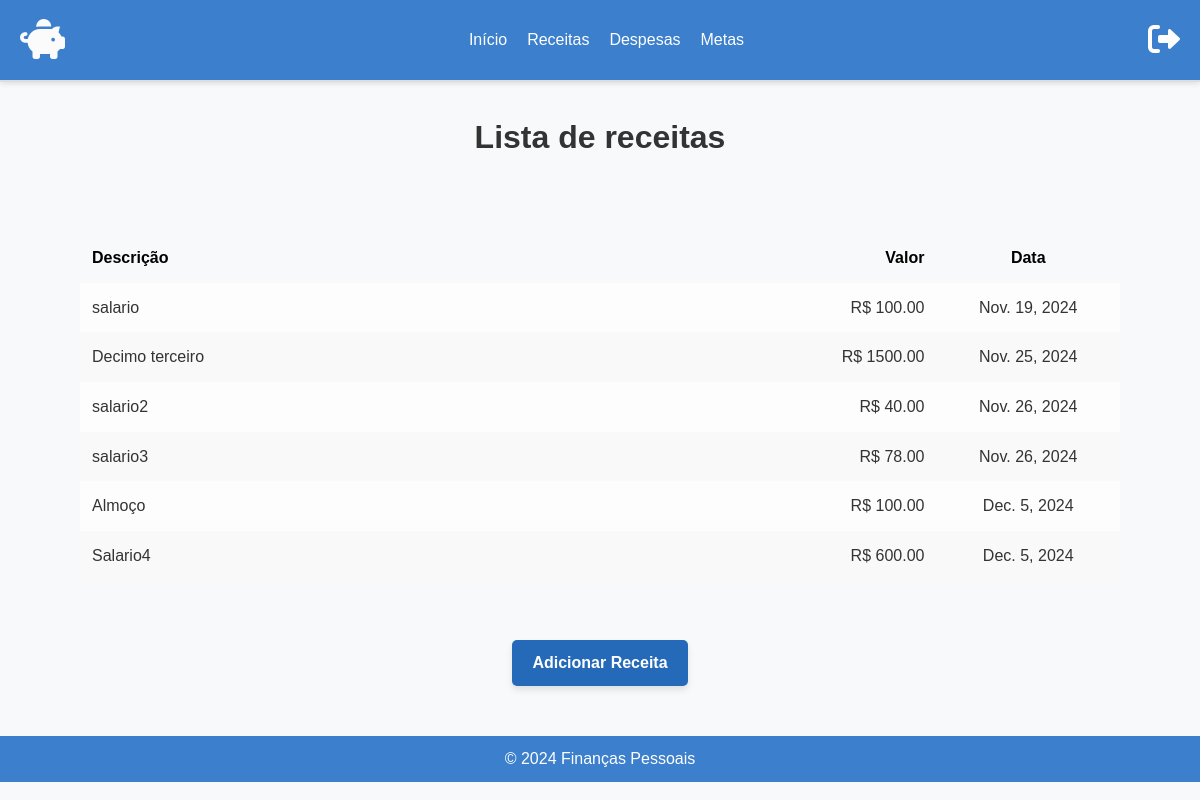
Page /listar_receitas/ (signed in) on the committed database.
### core/models.py (models this page shows, shortened)
class Receita(models.Model):
    descricao = models.CharField(max_length=200)  # Descrição da receita
    valor = models.DecimalField(max_digits=10, decimal_places=2)  # Valor da receita
    data = models.DateField()  # Data da receita
    usuario = models.ForeignKey(User, on_delete=models.CASCADE)  # Associação com o usuário

### core/views.py (the view)
# urls.py: path('listar_receitas/', listar_receitas, name='listar_receitas'),
@login_required
def listar_receitas(request):
    receitas = Receita.objects.filter(usuario=request.user)
    return render(request, 'core/listar_receitas.html', {'receitas': receitas})

### core/templates/core/listar_receitas.html (shortened to what this page needs)
<!DOCTYPE html>
<html lang="pt-br">
<head>
    <link href="https://cdnjs.cloudflare.com/ajax/libs/font-awesome/6.0.0-beta3/css/all.min.css" rel="stylesheet">
    {% load static %}
    <link rel="stylesheet" href="{% static 'core/styles.css' %}">
</head>
<body>
    <header class="header-container">
        <div class="header-content">
            <a href="/" class="header-logo">
                <i class="fas fa-piggy-bank"></i>
            </a>
            <nav class="header-nav">
                <ul class="nav-list">
                    <li><a href="/" class="nav-link">Início</a></li>
                    <li><a href="/listar_receitas" class="nav-link">Receitas</a></li>
                    <li><a href="/listar_despesas" class="nav-link">Despesas</a></li>
                    <li><a href="/listar_reservas" class="nav-link">Metas</a></li>
                </ul>
            </nav>
            <a>
                <form action="{% url 'logout' %}" method="post" class="header-logout">
                    <button type="submit" class="logout-button">
                        <i class="fas fa-sign-out-alt"></i>
                    </button>
                </form>
            </a>
        </div>
    </header>
    <main>
        <div class="titulo-pagina">
            <h1>Lista de receitas</h1>
        </div>
        <div class="receitas-container">
            <table class="tabela-receitas">
                <thead class="cabecalho-receitas">
                    <tr>
                        <th class="col-descricao">Descrição</th>
                        <th class="col-valor">Valor</th>
                        <th class="col-data">Data</th>
                    </tr>
                </thead>
                <tbody class="corpo-receitas">
                    {% for receita in receitas %}
                    <tr class="linha-receita">
                        <td class="col-descricao">{{ receita.descricao }}</td>
                        <td class="col-valor">R$ {{ receita.valor|floatformat:2 }}</td>
                        <td class="col-data">{{ receita.data }}</td>
                    </tr>
                    {% empty %}
                    <tr>
                        <td colspan="3" class="mensagem-sem-receitas">Nenhuma receita registrada.</td>
                    </tr>
                    {% endfor %}
                </tbody>
            </table>
        </div>
        <div class="botao-lista">
            <a href="{% url 'cadastrar_receita' %}" class="botao-acao">Adicionar Receita</a>
        </div>
    </main>
    <footer>
        <p>&copy; 2024 Finanças Pessoais</p>
    </footer>
</body>
</html>

### core/static/core/styles.css (style rules this page uses)
body, h1, h2, h3, p, div, nav, footer, header, button { margin: 0; padding: 0; box-sizing: border-box; }
body { font-family: Arial, sans-serif; background-color: #f8f9fa; color: #333; line-height: 1.6; }
.header-container { background-color: #3B7FCD; padding: 10px 20px; border-bottom: 2px solid #ddd; position: sticky; top: 0; width: 100%; z-index: 1000; box-shadow: 0 2px 5px rgba(0, 0, 0, 0.1); }
.header-content { display: flex; justify-content: space-between; align-items: center; margin: 0 auto; width: 100%; }
.header-logo { font-size: 2.5rem; font-weight: bold; color: #fbfbfc; text-decoration: none; line-height: 1.5; }
.header-nav { display: flex; justify-content: center; width: 100%; }
.nav-list { display: flex; list-style: none; margin: 0; padding: 0; gap: 20px; }
.nav-link { color: #fffefe; text-decoration: none; font-size: 1rem; transition: color 0.3s, text-decoration 0.3s; }
.logout-button { background-color: #3B7FCD; color: #fffefe; border-radius: 3px; font-size: 0.9rem; cursor: pointer; border: none; font-size: 2rem; }
footer { background-color: #3B7FCD; color: #fff; text-align: center; position: sticky; bottom: 0; left: 0; width: 100%; padding: 10px 20px; margin-top: 50px; }
.titulo-pagina { padding: 30px; text-align: center; }
.receitas-container { padding: 20px; margin: 0 auto; max-width: 90%; box-sizing: border-box; }
.tabela-receitas { width: 100%; border-collapse: collapse; margin: 20px 0; }
.cabecalho-receitas th { background-color: transparent; color: #000; text-align: left; font-weight: bold; padding: 12px; }
.cabecalho-receitas .col-valor { text-align: right; }
.cabecalho-receitas .col-data { text-align: center; }
.corpo-receitas td { padding: 12px; vertical-align: middle; word-wrap: break-word; }
.corpo-receitas tr:nth-child(even) { background-color: #f9f9f9; }
.corpo-receitas tr:nth-child(odd) { background-color: #fdfdfd; }
.botao-lista { display: flex; justify-content: center; margin: 20px; }
.botao-acao { text-decoration: none; background-color: #256ab9; color: #fff; padding: 10px 20px; border-radius: 5px; font-size: 16px; font-weight: bold; transition: background-color 0.3s ease; box-shadow: 0 4px 6px rgba(0, 0, 0, 0.1); }
.col-descricao { width: 40%; }
.col-valor { width: 15%; }
.col-data { width: 15%; }
.col-descricao { text-align: left; }
.col-valor { text-align: right; }
.col-data { text-align: center; }
.col-valor { width: 30%; }

### rows in the picture
Receita: descricao "salario", valor "100.00", data "Nov. 19, 2024"
Receita: descricao "Decimo terceiro", valor "1500.00", data "Nov. 25, 2024"
Receita: descricao "salario2", valor "40.00", data "Nov. 26, 2024"
Receita: descricao "salario3", valor "78.00", data "Nov. 26, 2024"
Receita: descricao "Almoço", valor "100.00", data "Dec. 5, 2024"
Receita: descricao "Salario4", valor "600.00", data "Dec. 5, 2024"
